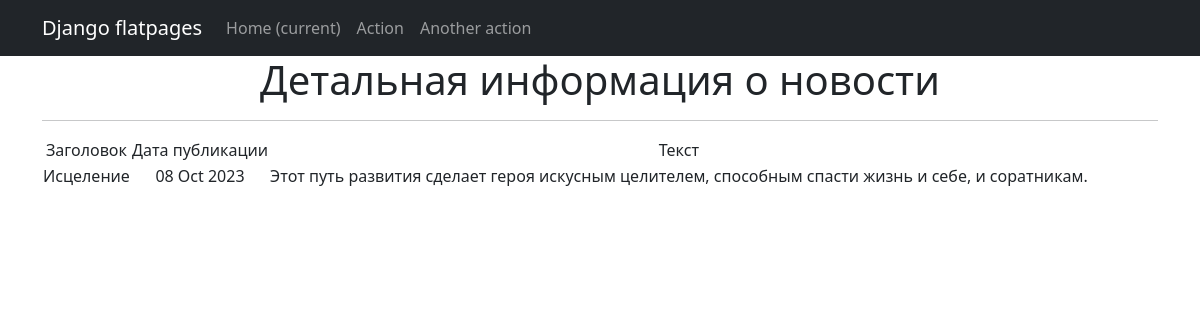
Screenshot of /news/1 with the database file from the repository.
### board/models.py (models this page shows, shortened)
class Post(models.Model):
    author = models.ForeignKey(Author, on_delete=models.CASCADE)
    time_of_creation = models.DateTimeField(auto_now_add=True)
    categories = models.ManyToManyField(Category, through='PostCategory')
    title = models.CharField(max_length=255)
    text = models.TextField(default='none')

### board/views.py (the view)
# urls.py: path('<int:pk>', cache_page(100)(PostDetail.as_view()), name='post_detail'),
class PostDetail(DetailView):
    model = Post
    template_name = 'post_detail.html'
    context_object_name = 'post_detail'

### board/templatetags/custom_filters.py (called while the page is built)
@register.filter()
def censor(value):
    bad_words = ['fuck', 'бля', 'sex', 'блин']
    try:
        if not isinstance(value, str):
            raise CensorException('Цензурироваться может только строковой тип данных (str).')
        for word in bad_words:
            if word.lower() in bad_words:
                value = value.replace(word, f"{word[0]}{'*' * (len(word) - 1)}")
        return value
    except CensorException as e:
        print(e)

### templates/post_detail.html (shortened to what this page needs)
{% extends 'flatpages/default.html' %}
{% load custom_filters %}
{% block content %}
    <h1>Детальная информация о новости</h1>
    <hr>
    {% if post_detail %}
        <table>
            <tr>
                <td>Заголовок</td>
                <td>Дата публикации</td>
                <td>Текст</td>
            </tr>
            <tr>
                <td>{{ post_detail.title|censor }}</td>
                <td>{{ post_detail.time_of_creation|date:'d M Y' }}</td>
                <td>{{ post_detail.text|censor }}</td>
            </tr>
        </table>
    {% else %}
        <h2>Такой новости нет!</h2>
    {% endif %}
{% endblock content %}

### rows the page displays
Post: title|censor "Исцеление", time_of_creation "08 Oct 2023", text|censor "Этот путь развития сделает героя искусным целителем, способным спасти жизнь и себе, и соратникам."
